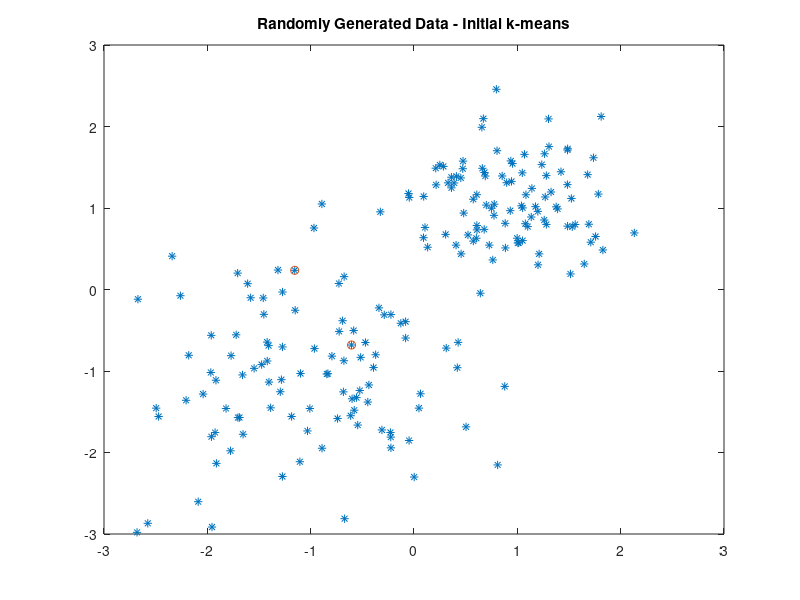

The MATLAB source for this figure:
k = 2;                             % number of centroids
d = 3;                             % number of dimensions
n = 100;                           % number of points per cluster

% Random Data Generation
Data = [randn(n,d)*0.75-ones(n,d); 
    randn(n,d)*0.5+ones(n,d)];
plot(Data(:,1),Data(:,2),'*');
title 'Randomly Generated Data';



% Random Centroid Initialization
Cent = Data(randperm(n,k),:);
plot(Data(:,1),Data(:,2),'*',Cent(:,1),Cent(:,2),'o');
title 'Randomly Generated Data - Initial k-means';

% Create k-means Matrix
M = [Data,ones(n*2,k+1)];



